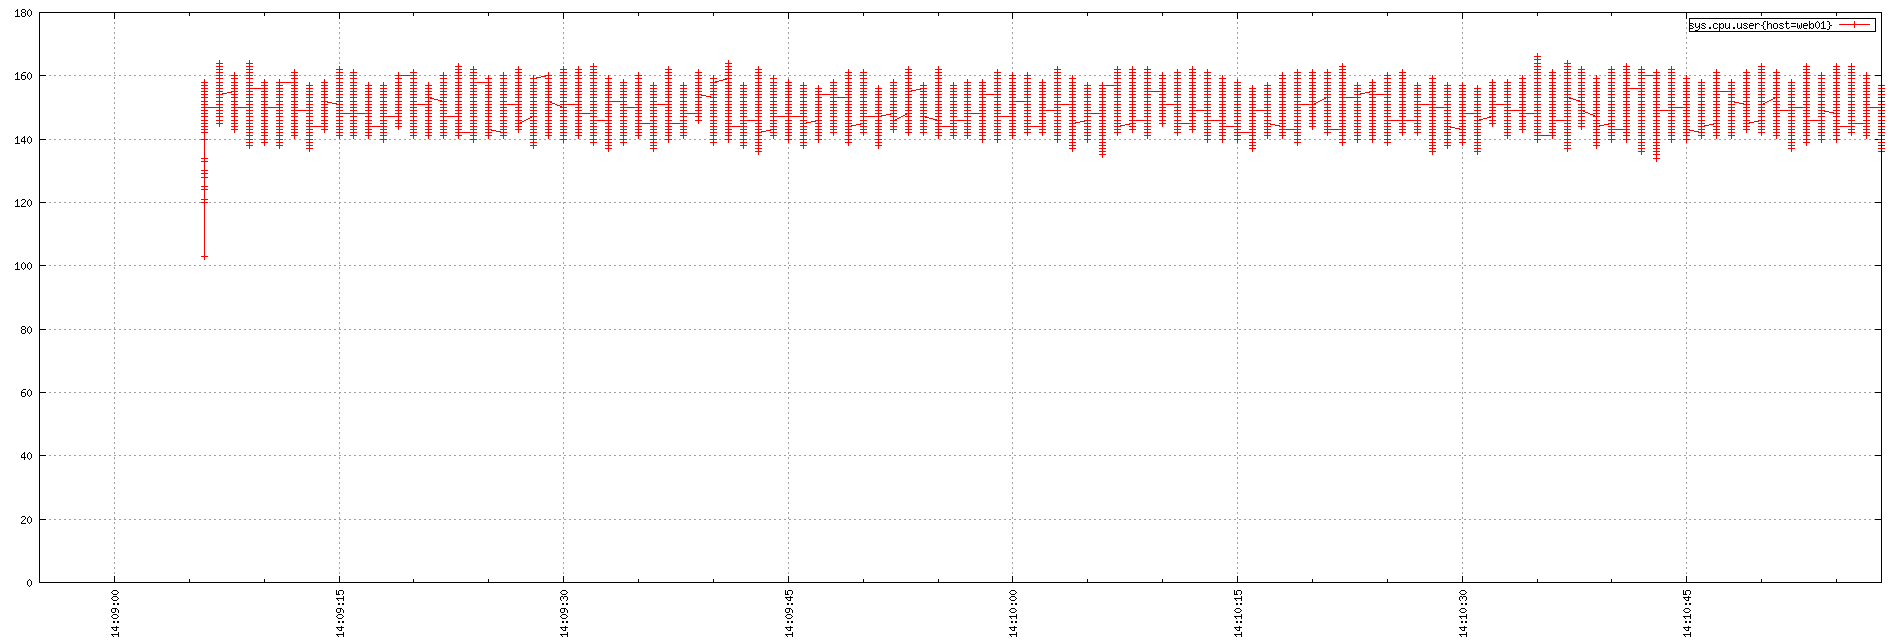

Recreate this plot in gnuplot.
set term png small size 1900,644
set xdata time
set timefmt "%s"
if (GPVAL_VERSION < 4.6) set xtics rotate; else set xtics rotate right
set output "${TMPDIR-'tmp'}/tsd/36a6476f.png"
set xrange ["1673878135":"1673878258"]
set format x "%H:%M:%S"
set grid
set style data linespoint
set key right box
set yrange [0:]
plot  "${TMPDIR-'tmp'}/tsd/36a6476f_0.dat" using 1:2 title "sys.cpu.user{host=web01}"
